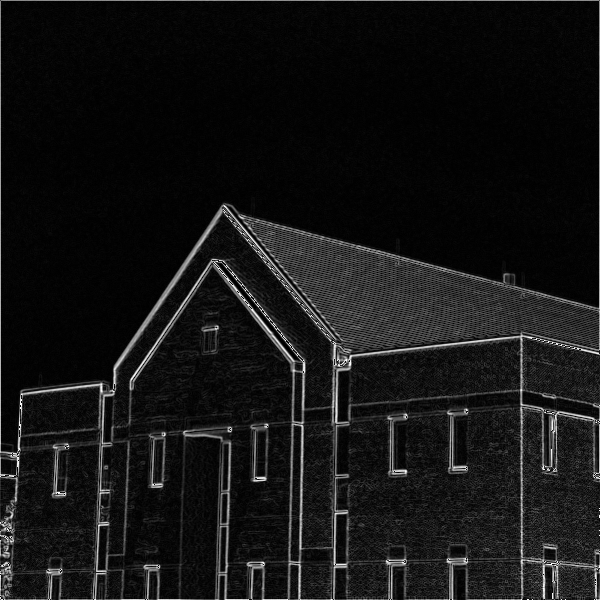
#> input picture lab5/img_code/Sobel_freq.tif, 600 x 600 px
$ python -i freq_sobel.py   (imports and definitions only)
#> lines starting #> are read from the running program, lines starting #| are printed output that depends on the picture
#> further down, picture is the input picture: shape (600, 600); min 0, max 255, mean 20.5
from skimage import io
import numpy as np
import cv2
import matplotlib.pyplot as plt
import math


def freq_sobel (img):
    h,w = img.shape
#> h = 600; w = 600
    pad_img = np.pad(img,((0,h),(0,w)),constant_values=0)
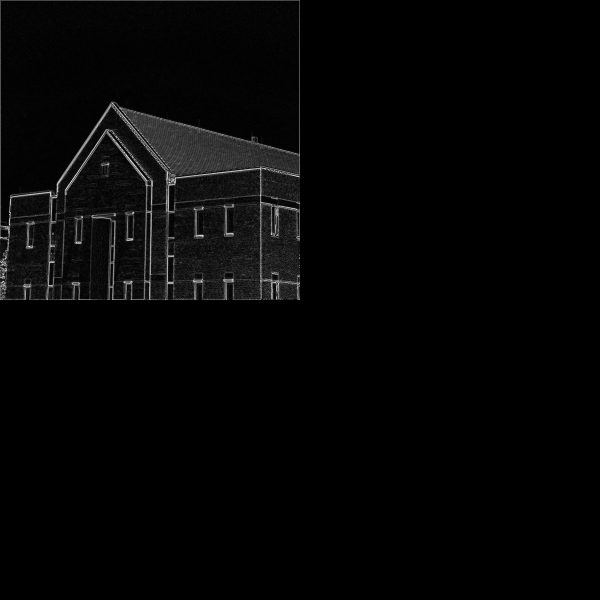
#> pad_img: shape (1200, 1200) (shown at 1/2 size); min 0, max 255, mean 5.1
    pad_img = np.fft.fft2(pad_img)
    pad_img = np.fft.fftshift(pad_img)


    dx = np.array([[-1,0,1],[-2,0,2],[-1,0,1]]) # X方向
    dy = np.array([[-1,-2,-1],[0,0,0],[1,2,1]]) # Y方向

    dx = np.pad(dx,(((h*2-3)//2+1,(h*2-3)//2),((w*2-3)//2+1,(w*2-3)//2)),constant_values=0)
    dy = np.pad(dy,(((h*2-3)//2+1,(h*2-3)//2),((w*2-3)//2+1,(w*2-3)//2)),constant_values=0)

    # dx = np.fft.fftshift(np.fft.fft2(dx))
    # dy = np.fft.fftshift(np.fft.fft2(dy))
    dx = (np.fft.fft2(dx))
    dy = (np.fft.fft2(dy))

    # [4 lines of commented-out code are left out]

    dx = np.fft.fftshift((dx))
    dy = np.fft.fftshift((dy))

    pad_img = 0.5*abs(np.fft.ifft2(np.fft.ifftshift(pad_img*dx)).real) + 0.5*abs(np.fft.ifft2(np.fft.ifftshift(pad_img*dy)).real)
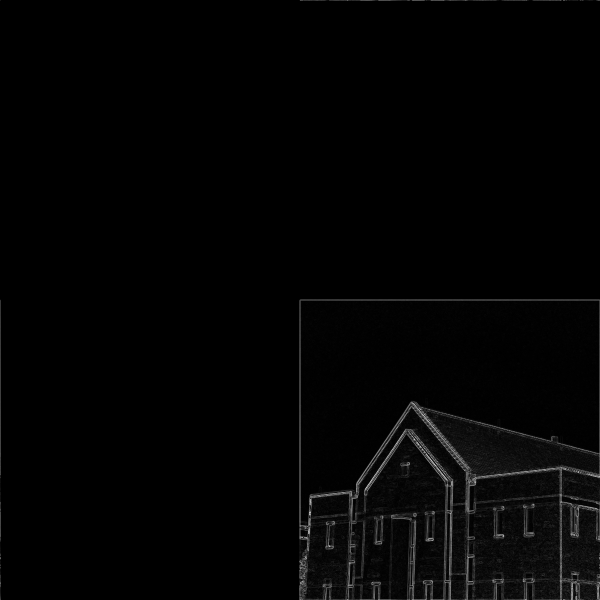
#> pad_img: shape (1200, 1200) float64 (shown at 1/2 size); min 0, max 657, mean 9.4; drawn with min black and max white


    return pad_img

>>> import cv2
>>> picture = cv2.imread('Sobel_freq.tif', cv2.IMREAD_GRAYSCALE)
>>> result = freq_sobel(picture)

$ run again, on lab5/img_code/freq_spatial.tif
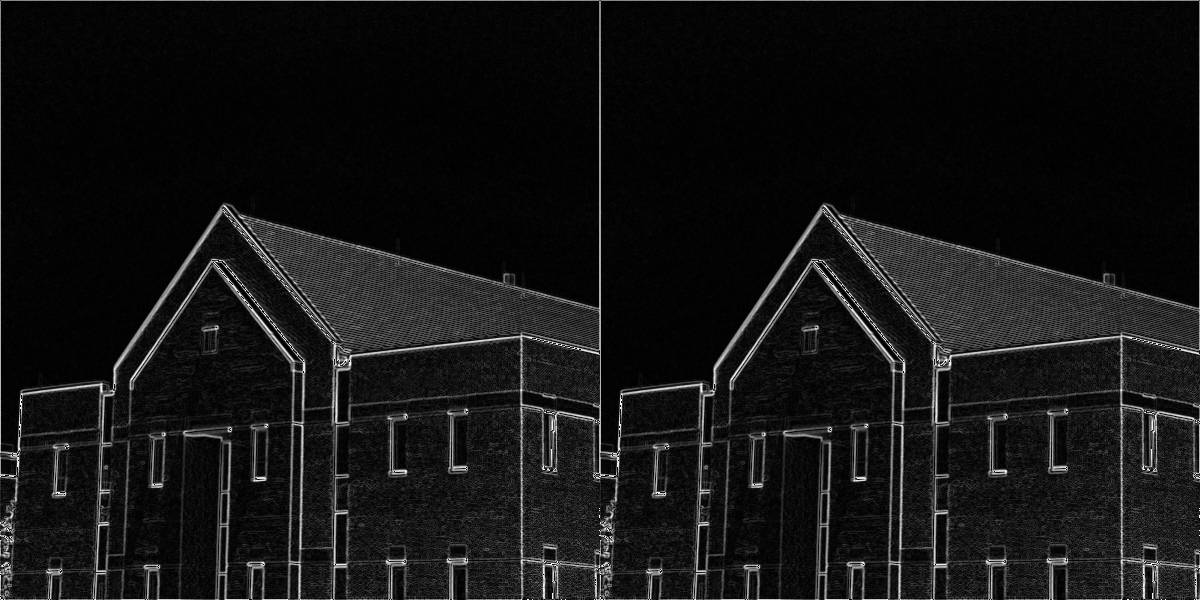
#> input picture lab5/img_code/freq_spatial.tif, 1200 x 600 px
#> picture is the input picture: shape (600, 1200); min 0, max 255, mean 20.5
#> in freq_sobel, `pad_img = np.pad(img,((0,h),(0,w)),constant_values=0)`:
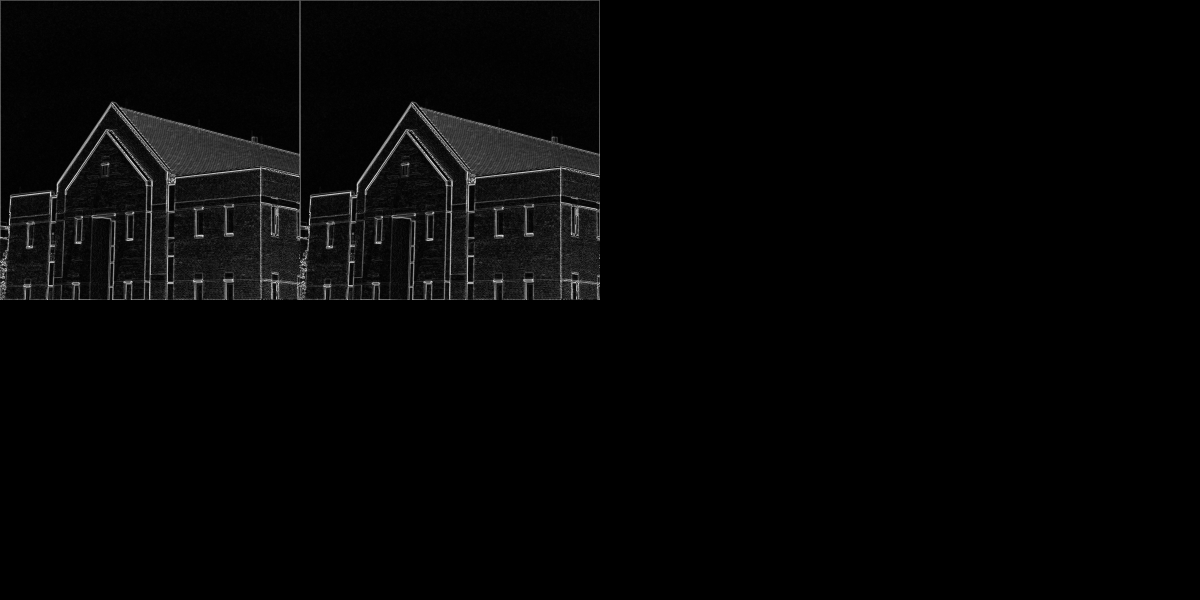
#> pad_img: shape (1200, 2400) (shown at 1/2 size); min 0, max 255, mean 5.1
#> in freq_sobel, `pad_img = 0.5*abs(np.fft.ifft2(np.fft.ifftshift(pad_img*dx)).real) + 0..`:
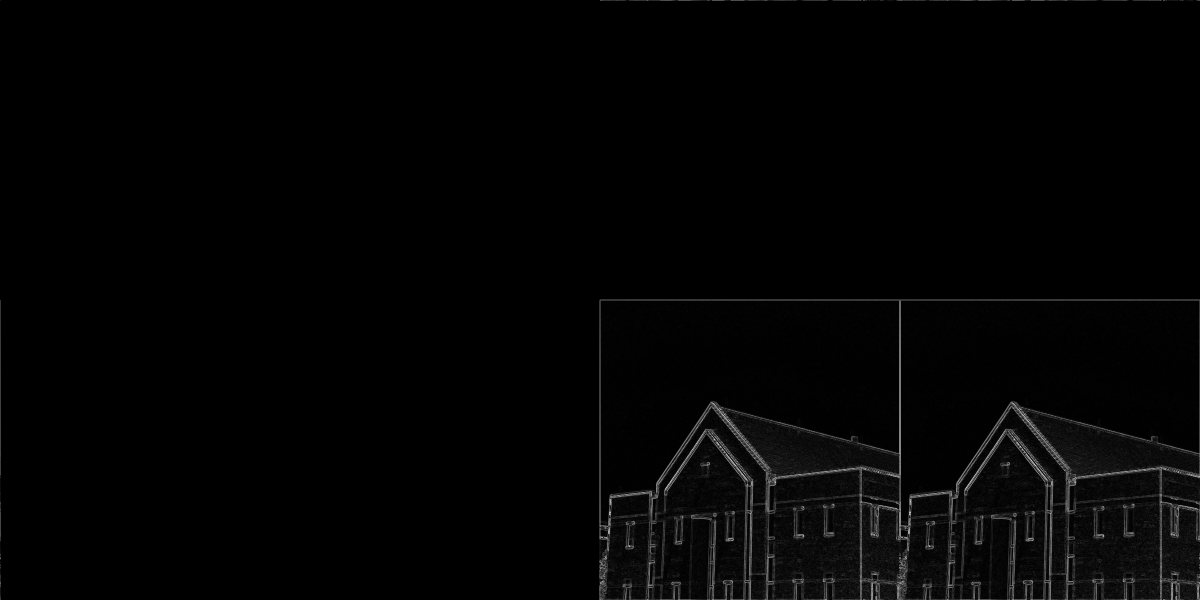
#> pad_img: shape (1200, 2400) float64 (shown at 1/2 size); min 0, max 657, mean 9.4; drawn with min black and max white
